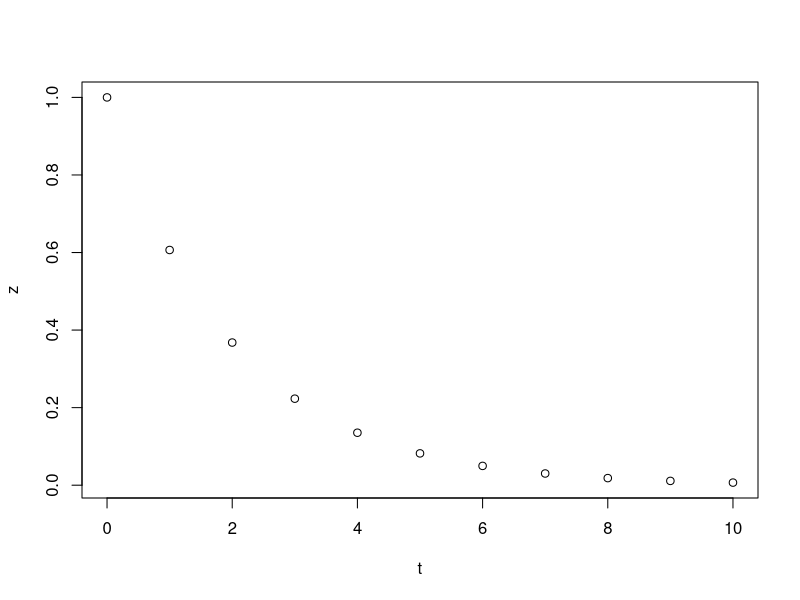
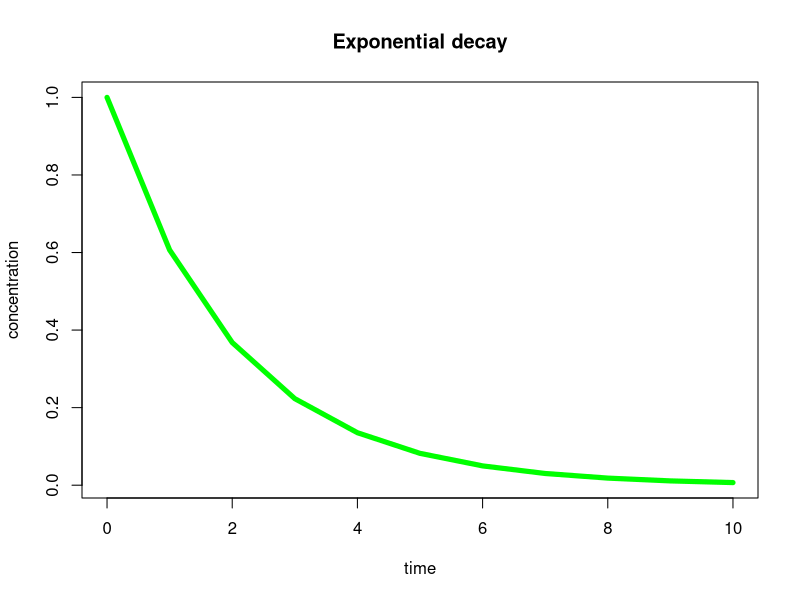

Recreate these plots in R, in order.
t = 0:10
z = exp(-t/2)
plot(t,z)
plot(t,z, type="l", col="green", lwd=5, xlab="time", 
     ylab="concentration", main="Exponential decay")